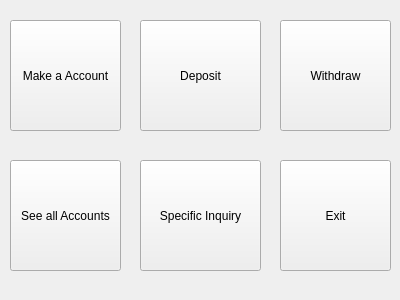
<?xml version="1.0" encoding="UTF-8"?>
<ui version="4.0">
 <class>menuWidget</class>
 <widget class="QWidget" name="menuWidget">
  <property name="geometry">
   <rect>
    <x>0</x>
    <y>0</y>
    <width>400</width>
    <height>300</height>
   </rect>
  </property>
  <property name="windowTitle">
   <string>Form</string>
  </property>
  <widget class="QPushButton" name="pushButton_make">
   <property name="geometry">
    <rect>
     <x>10</x>
     <y>20</y>
     <width>111</width>
     <height>111</height>
    </rect>
   </property>
   <property name="text">
    <string>Make a Account</string>
   </property>
  </widget>
  <widget class="QPushButton" name="pushButton_deposit">
   <property name="geometry">
    <rect>
     <x>140</x>
     <y>20</y>
     <width>121</width>
     <height>111</height>
    </rect>
   </property>
   <property name="text">
    <string>Deposit</string>
   </property>
  </widget>
  <widget class="QPushButton" name="pushButton_withdraw">
   <property name="geometry">
    <rect>
     <x>280</x>
     <y>20</y>
     <width>111</width>
     <height>111</height>
    </rect>
   </property>
   <property name="text">
    <string>Withdraw</string>
   </property>
  </widget>
  <widget class="QPushButton" name="pushButton_see">
   <property name="geometry">
    <rect>
     <x>10</x>
     <y>160</y>
     <width>111</width>
     <height>111</height>
    </rect>
   </property>
   <property name="text">
    <string>See all Accounts</string>
   </property>
  </widget>
  <widget class="QPushButton" name="pushButton_specific">
   <property name="geometry">
    <rect>
     <x>140</x>
     <y>160</y>
     <width>121</width>
     <height>111</height>
    </rect>
   </property>
   <property name="text">
    <string>Specific Inquiry</string>
   </property>
  </widget>
  <widget class="QPushButton" name="pushButton_exit">
   <property name="geometry">
    <rect>
     <x>280</x>
     <y>160</y>
     <width>111</width>
     <height>111</height>
    </rect>
   </property>
   <property name="text">
    <string>Exit</string>
   </property>
  </widget>
 </widget>
 <resources/>
 <connections/>
</ui>
